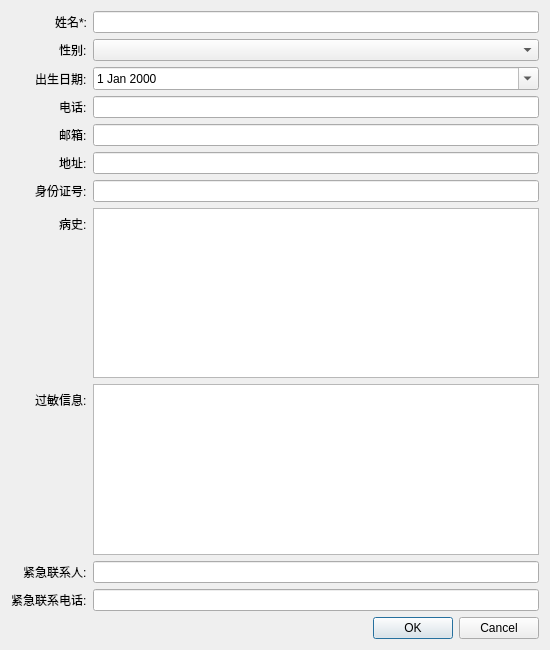
<?xml version="1.0" encoding="UTF-8"?>
<ui version="4.0">
 <class>PatientDialog</class>
 <widget class="QDialog" name="PatientDialog">
  <property name="geometry">
   <rect>
    <x>0</x>
    <y>0</y>
    <width>550</width>
    <height>650</height>
   </rect>
  </property>
  <property name="windowTitle">
   <string>病人信息</string>
  </property>
  <layout class="QVBoxLayout" name="verticalLayout">
   <item>
    <layout class="QFormLayout" name="formLayout">
     <property name="labelAlignment">
      <set>Qt::AlignRight|Qt::AlignTrailing|Qt::AlignVCenter</set>
     </property>
     <item row="0" column="0">
      <widget class="QLabel" name="label_name">
       <property name="text">
        <string>姓名*:</string>
       </property>
      </widget>
     </item>
     <item row="0" column="1">
      <widget class="QLineEdit" name="nameEdit"/>
     </item>
     <item row="1" column="0">
      <widget class="QLabel" name="label_gender">
       <property name="text">
        <string>性别:</string>
       </property>
      </widget>
     </item>
     <item row="1" column="1">
      <widget class="QComboBox" name="genderCombo"/>
     </item>
     <item row="2" column="0">
      <widget class="QLabel" name="label_birth">
       <property name="text">
        <string>出生日期:</string>
       </property>
      </widget>
     </item>
     <item row="2" column="1">
      <widget class="QDateEdit" name="birthDateEdit">
       <property name="calendarPopup">
        <bool>true</bool>
       </property>
      </widget>
     </item>
     <item row="3" column="0">
      <widget class="QLabel" name="label_phone">
       <property name="text">
        <string>电话:</string>
       </property>
      </widget>
     </item>
     <item row="3" column="1">
      <widget class="QLineEdit" name="phoneEdit"/>
     </item>
     <item row="4" column="0">
      <widget class="QLabel" name="label_email">
       <property name="text">
        <string>邮箱:</string>
       </property>
      </widget>
     </item>
     <item row="4" column="1">
      <widget class="QLineEdit" name="emailEdit"/>
     </item>
     <item row="5" column="0">
      <widget class="QLabel" name="label_address">
       <property name="text">
        <string>地址:</string>
       </property>
      </widget>
     </item>
     <item row="5" column="1">
      <widget class="QLineEdit" name="addressEdit"/>
     </item>
     <item row="6" column="0">
      <widget class="QLabel" name="label_idcard">
       <property name="text">
        <string>身份证号:</string>
       </property>
      </widget>
     </item>
     <item row="6" column="1">
      <widget class="QLineEdit" name="idCardEdit"/>
     </item>
     <item row="7" column="0">
      <widget class="QLabel" name="label_history">
       <property name="text">
        <string>病史:</string>
       </property>
      </widget>
     </item>
     <item row="7" column="1">
      <widget class="QTextEdit" name="medicalHistoryEdit">
       <property name="maximumHeight">
        <number>80</number>
       </property>
      </widget>
     </item>
     <item row="8" column="0">
      <widget class="QLabel" name="label_allergy">
       <property name="text">
        <string>过敏信息:</string>
       </property>
      </widget>
     </item>
     <item row="8" column="1">
      <widget class="QTextEdit" name="allergyInfoEdit">
       <property name="maximumHeight">
        <number>80</number>
       </property>
      </widget>
     </item>
     <item row="9" column="0">
      <widget class="QLabel" name="label_emergency">
       <property name="text">
        <string>紧急联系人:</string>
       </property>
      </widget>
     </item>
     <item row="9" column="1">
      <widget class="QLineEdit" name="emergencyContactEdit"/>
     </item>
     <item row="10" column="0">
      <widget class="QLabel" name="label_emergency_phone">
       <property name="text">
        <string>紧急联系电话:</string>
       </property>
      </widget>
     </item>
     <item row="10" column="1">
      <widget class="QLineEdit" name="emergencyPhoneEdit"/>
     </item>
    </layout>
   </item>
   <item>
    <widget class="QDialogButtonBox" name="buttonBox">
     <property name="orientation">
      <enum>Qt::Horizontal</enum>
     </property>
     <property name="standardButtons">
      <set>QDialogButtonBox::Cancel|QDialogButtonBox::Ok</set>
     </property>
    </widget>
   </item>
  </layout>
 </widget>
 <resources/>
 <connections>
  <connection>
   <sender>buttonBox</sender>
   <signal>accepted()</signal>
   <receiver>PatientDialog</receiver>
   <slot>accept()</slot>
  </connection>
  <connection>
   <sender>buttonBox</sender>
   <signal>rejected()</signal>
   <receiver>PatientDialog</receiver>
   <slot>reject()</slot>
  </connection>
 </connections>
</ui>
